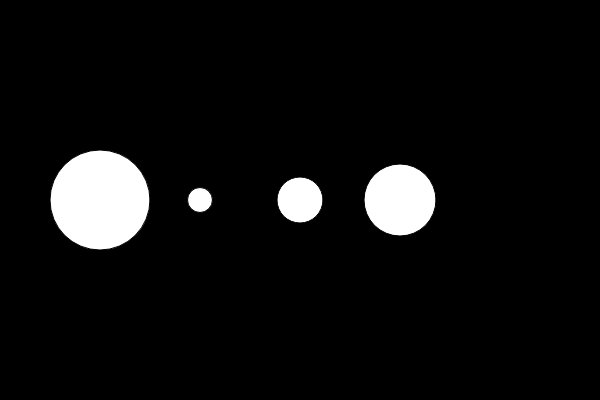
Frame 1 (no input)
Frame 60 (no input): identical to frame 1, image omitted
Frame 120 (the mouse pressed at the canvas centre since frame 60): identical to frame 1, image omitted

The p5.js sketch that drew this single still picture (run headless with seeded random() and noise() and a simulated clock; from frame 60 on, the mouse is pressed at the canvas centre):

// p5.js sketch
// ── sketch.js
var nums = [100, 25, 46, 72];

function setup() {
    createCanvas(600, 400);
}

function draw() {
    background(0);
    for (var i = 0; i < 4; i++) {
        ellipse(i * 100 + 100, 200, nums[i], nums[i])
    }
}
